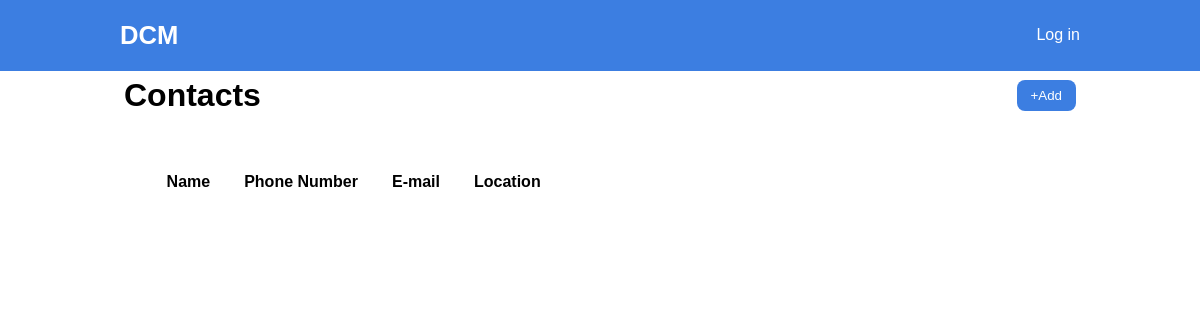
Before: / with the older database file.
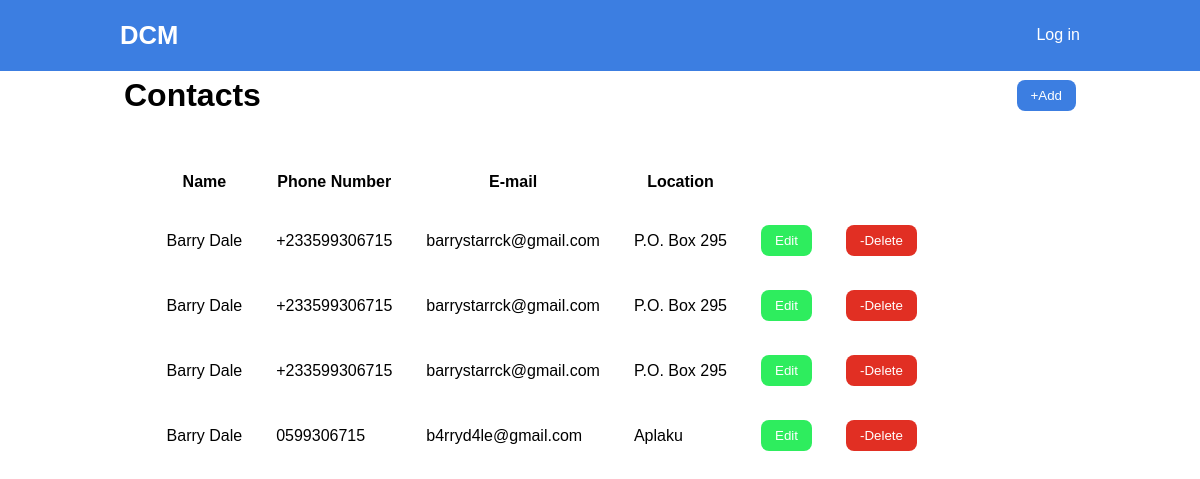
After: the same page with the newer database file.
### Contact/models.py (models this page shows, shortened)
class Contact(models.Model):
    name = models.CharField(max_length=100)
    email = models.EmailField()
    phone_number = models.CharField(max_length=20)
    address = models.CharField(max_length=200)

### Contact/views.py (the view)
# urls.py: path('',views.index,name='index')
def index(request):
    contact=Contact.objects.all()
    if request.method=='POST':
        form=ContactForm(request.POST)
        if form.is_valid():
            form.save()
        return redirect('/')
    else:
        return render(request, "index.html",{"form":ContactForm,'contacts':contact})

### templates/index.html (shortened to what this page needs)
{% load static %}
<!DOCTYPE html>
<html lang="en">
  <head>
    <link rel="stylesheet" href={% static 'style.css' %}>
  </head>
  <body>
    <header class="header">
      <a href="#" class="logo">DCM</a>
      <a href="#" class="login">Log in</a>
    </header>
    <main>
      <div class="head">
        <h1>Contacts</h1>
        <button class="add_btn" type="submit" onclick="showForm()">+Add</button>
      </div>
      <div class="table">
        <section class="table_body">
          <table>
            <thead>
              <tr>
                <th>Name</th>
                <th>Phone Number</th>
                <th>E-mail</th>
                <th>Location</th>
              </tr>
            </thead>
            <tbody>
              {% for contact in contacts%}
              <tr>
                <td>{{contact.name}}</td>
                <td>{{contact.phone_number}}</td>
                <td>{{contact.email}}</td>
                <td>{{contact.address}}</td>
                <td>
                  <button class="edit_btn" onclick="closeForm()">Edit</button>
                </td>
                <td>
                  <button class="del_btn" onclick="closeForm()">-Delete</button>
                </td>
              </tr>
              {%endfor%}
            </tbody>
          </table>
        </section>
      </div>
    </main>
  </body>
</html>

### static/style.css (style rules this page uses)
* { margin: 0; padding: 0; box-sizing: border-box; font-family: sans-serif; }
body { min-height: 100vh; display: flex; justify-content: center; align-items: center; }
.header { background-color: rgb(60, 126, 225); position: fixed; top: 0; left: 0; width: 100%; padding: 1.3rem 10%; display: flex; justify-content: space-between; align-items: center; z-index:100; }
.logo { font-size: 1.6rem; text-decoration: none; font-weight: 700; color: white; }
table,th,td { padding: 1rem; }
.table { width: 82vw; height: 90vh; }
.head { width: 100%; height: 10%; padding: .8rem 1rem; display: flex; justify-content: space-between; align-items: center; }
.table_body { width: 95%; height: calc(89% - .8rem); margin: .8rem auto; }
main { padding-top: 4rem; }
.add_btn { padding: 8px 14px; border: none; border-radius: 8px; color: white; background-color:rgb(60, 126, 225) ; }
.login { text-decoration: none; color: white; }
.edit_btn { padding: 8px 14px; border: none; border-radius: 8px; color: white; background-color:rgb(46, 237, 94) }
.del_btn { padding: 8px 14px; border: none; border-radius: 8px; color:white; background-color:rgb(225, 47, 35) }

Changed rows visible on the page:
added Contact: name "Barry Dale", phone_number "+233599306715", email "barrystarrck@gmail.com", address "P.O. Box 295"
added Contact: name "Barry Dale", phone_number "+233599306715", email "barrystarrck@gmail.com", address "P.O. Box 295"
added Contact: name "Barry Dale", phone_number "+233599306715", email "barrystarrck@gmail.com", address "P.O. Box 295"
added Contact: name "Barry Dale", phone_number "0599306715", email "b4rryd4le@gmail.com", address "Aplaku"
